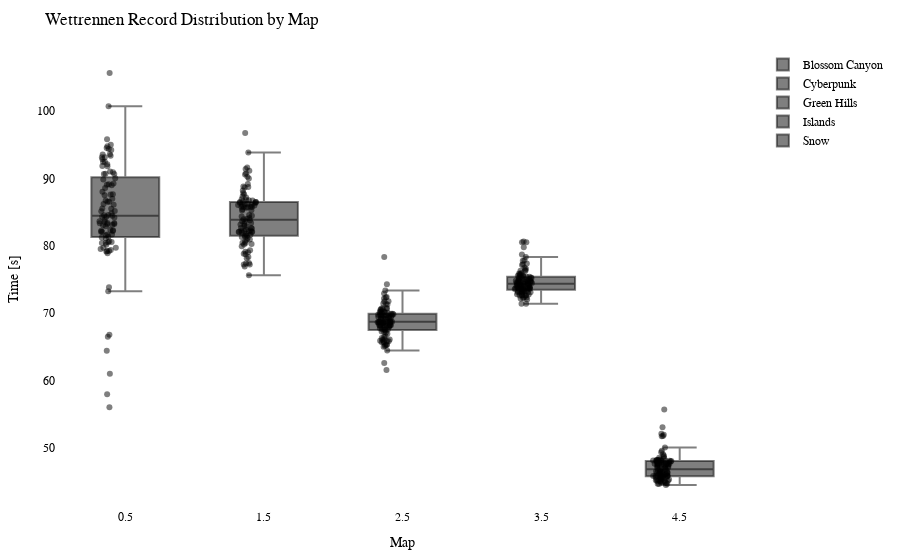

Notebook code for this chart:
### Code cell
import plotly.graph_objects as go
import plotly.io as pio

df = getRecordsDataframe(minigame="Wettrennen")

# Calculate the offset for centering the data points
num_columns = len(df.columns)
offset = 0.5

# Create a Swarm plot using Plotly
fig = go.Figure()

for i, column in enumerate(df.columns):
    x_values = [i + offset] * len(df[column])  # Adjust x-values with offset for horizontal centering
    fig.add_trace(go.Box(x=x_values,
                         y=df[column],
                         name=column,
                         boxpoints='all',
                         pointpos=-0.5,  # Adjust point position to prevent overlapping
                         marker=dict(color='rgba(0,0,0,0.5)', size=6),  # Adjust marker color and size
                         hovertext=df.index,
                         hoverinfo='text+y'))

fig.update_layout(title="Wettrennen Record Distribution by Map",
                  xaxis=dict(title="Map"),
                  yaxis=dict(title="Time [s]"),
                  showlegend=True,
                  font=dict(family="Arial", size=12, color="black"),  # Customize font
                  plot_bgcolor="white",  # Set background color
                  margin=dict(l=50, r=50, t=50, b=50),  # Adjust margins for better layout
                  )

pio.show(fig)

pio.write_html(fig, "out/wettr_swarm_plot.html")

### Figure 1 — Plotly figure (JSON) as saved in the notebook; plotly's stock layout.template omitted (floating-point values rounded to 4 significant figures)
{"data": [{"boxpoints": "all", "hoverinfo": "text+y", "hovertext": ["20LeRe10", "2wc", "agowskyy", "Allooy", "Anni808", "Axollotel", "bawskey", "BusinessBent", "ByNetherdude", "byTobi", "cediiiiii_10", "Chander24", "Chrisi20101", "crocodile1870", "cxl1lo", "DarkCobweb", "deadfiight", "DerBaumIstDerWeg", "Dokkkkko", "Ex4cted", "Falke23_5", "Feinberg", "ffawks", "Fflopse", "ForceFox", "Freeeedom", "frutigall", "GamemasterNiki", "GeneralEnte06", "Gerrygames", "Gobo9", "GrafikKatze", "Grapfen", "Gummibearchen", "H1ghsay", "h4nnes", "Harold_Sensemann", "HerrDante", "Jan2220", "JennieKim", "jimmi1410", "JOW23", "Joy_8oy", "KakaMC", "Kanickelul", "Keenaai", "Kokochampi", "Kokochampo", "Kopfradio", "Krusti", "Kyuudo", "La_meleagro", "LeWi_100", "lizsyy", "LordAlexos", "loukrativ", "Lubottus", "Luis_XYZ", "M0orey_0", "marbrueck", "Martomias", "Mincheeen", "MrNulfred", "Mvsk_", "myshq", "Nexilus", "Ninivee", "officialryzon", "Oronor", "PedroZockt", "Picutar", "PixlNight", "PolizeiDreamy", "Radattel", "Radiokopf", "Raefinzs", "Ritokii", "Sackkerl", "SB387", "ScreamingBlatz", "Sebi1801", "Seemops_8", "Sey__", "Shiewk", "Snitcherella", "SpeckyCut", "StaudammAusHolz", "TheBreadHD", "TheFabo", "Tomiokey", "twitchparaskiill", "Txlentierter", "T_Niko_T", "Umgfoin", "WachtelWachtel", "WirdNichtGeladen", "Wissender", "xBaumeisterin", "xX_Dima_ggg_Xx6", "xX_Masha_ggg_Xx9", "yzvm", "_n3d", "_Waldi_"], "marker": {"color": "rgba(0,0,0,0.5)", "size": 6}, "name": "Blossom Canyon", "pointpos": -0.5, "type": "box", "x": [0.5, 0.5, 0.5, 0.5, 0.5, 0.5, 0.5, 0.5, 0.5, 0.5, 0.5, 0.5, 0.5, 0.5, 0.5, 0.5, 0.5, 0.5, 0.5, 0.5, 0.5, 0.5, 0.5, 0.5, 0.5, 0.5, 0.5, 0.5, 0.5, 0.5, 0.5, 0.5, 0.5, 0.5, 0.5, 0.5, 0.5, 0.5, 0.5, 0.5, 0.5, 0.5, 0.5, 0.5, 0.5, 0.5, 0.5, 0.5, 0.5, 0.5, 0.5, 0.5, 0.5, 0.5, 0.5, 0.5, 0.5, 0.5, 0.5, 0.5, 0.5, 0.5, 0.5, 0.5, 0.5, 0.5, 0.5, 0.5, 0.5, 0.5, 0.5, 0.5, 0.5, 0.5, 0.5, 0.5, 0.5, 0.5, 0.5, 0.5, 0.5, 0.5, 0.5, 0.5, 0.5, 0.5, 0.5, 0.5, 0.5, 0.5, 0.5, 0.5, 0.5, 0.5, 0.5, 0.5, 0.5, 0.5, 0.5, 0.5, 0.5, 0.5, 0.5], "y": [88.01, 94.99, 90.64, 90.67, 82.91, 90.02, 81.66, 94.5, null, 88.57, 78.88, 87.48, 82.06, 83.21, 83.1, 91.03, 92.47, 89.85, 85.16, 81.09, 89.06, null, 79.72, 56.03, 89.25, 79.52, 89.11, 83.22, 73.25, 94.35, 61.01, 79.69, 81.56, 64.39, 85.48, 84.31, 91.8, 80.57, 82.18, 86.54, 86.52, 84.58, 82.05, 85.55, null, 94.2, 93.57, 93.36, 86.73, 93.13, 80.15, 100.7, 57.95, 79.2, 90.66, 105.7, 80.45, 84.44, 84.54, 83.06, 83.39, 66.77, 83.58, 90.9, 79.16, 87.59, 82.23, 82.29, 94.76, 79.35, 73.84, 83.65, 95.8, 92.09, 84.81, 83.32, 92.43, 84.31, 83.39, 85.12, null, 82.36, 81.22, 80.39, 86.19, null, 92.86, 93.56, null, 88.99, 93.15, 80.66, 86.98, 81.31, 81.66, 86.08, 84.2, 66.49, 83.86, 87.63, 79.21, 80.53, 91.83]}, {"boxpoints": "all", "hoverinfo": "text+y", "hovertext": ["20LeRe10", "2wc", "agowskyy", "Allooy", "Anni808", "Axollotel", "bawskey", "BusinessBent", "ByNetherdude", "byTobi", "cediiiiii_10", "Chander24", "Chrisi20101", "crocodile1870", "cxl1lo", "DarkCobweb", "deadfiight", "DerBaumIstDerWeg", "Dokkkkko", "Ex4cted", "Falke23_5", "Feinberg", "ffawks", "Fflopse", "ForceFox", "Freeeedom", "frutigall", "GamemasterNiki", "GeneralEnte06", "Gerrygames", "Gobo9", "GrafikKatze", "Grapfen", "Gummibearchen", "H1ghsay", "h4nnes", "Harold_Sensemann", "HerrDante", "Jan2220", "JennieKim", "jimmi1410", "JOW23", "Joy_8oy", "KakaMC", "Kanickelul", "Keenaai", "Kokochampi", "Kokochampo", "Kopfradio", "Krusti", "Kyuudo", "La_meleagro", "LeWi_100", "lizsyy", "LordAlexos", "loukrativ", "Lubottus", "Luis_XYZ", "M0orey_0", "marbrueck", "Martomias", "Mincheeen", "MrNulfred", "Mvsk_", "myshq", "Nexilus", "Ninivee", "officialryzon", "Oronor", "PedroZockt", "Picutar", "PixlNight", "PolizeiDreamy", "Radattel", "Radiokopf", "Raefinzs", "Ritokii", "Sackkerl", "SB387", "ScreamingBlatz", "Sebi1801", "Seemops_8", "Sey__", "Shiewk", "Snitcherella", "SpeckyCut", "StaudammAusHolz", "TheBreadHD", "TheFabo", "Tomiokey", "twitchparaskiill", "Txlentierter", "T_Niko_T", "Umgfoin", "WachtelWachtel", "WirdNichtGeladen", "Wissender", "xBaumeisterin", "xX_Dima_ggg_Xx6", "xX_Masha_ggg_Xx9", "yzvm", "_n3d", "_Waldi_"], "marker": {"color": "rgba(0,0,0,0.5)", "size": 6}, "name": "Cyberpunk", "pointpos": -0.5, "type": "box", "x": [1.5, 1.5, 1.5, 1.5, 1.5, 1.5, 1.5, 1.5, 1.5, 1.5, 1.5, 1.5, 1.5, 1.5, 1.5, 1.5, 1.5, 1.5, 1.5, 1.5, 1.5, 1.5, 1.5, 1.5, 1.5, 1.5, 1.5, 1.5, 1.5, 1.5, 1.5, 1.5, 1.5, 1.5, 1.5, 1.5, 1.5, 1.5, 1.5, 1.5, 1.5, 1.5, 1.5, 1.5, 1.5, 1.5, 1.5, 1.5, 1.5, 1.5, 1.5, 1.5, 1.5, 1.5, 1.5, 1.5, 1.5, 1.5, 1.5, 1.5, 1.5, 1.5, 1.5, 1.5, 1.5, 1.5, 1.5, 1.5, 1.5, 1.5, 1.5, 1.5, 1.5, 1.5, 1.5, 1.5, 1.5, 1.5, 1.5, 1.5, 1.5, 1.5, 1.5, 1.5, 1.5, 1.5, 1.5, 1.5, 1.5, 1.5, 1.5, 1.5, 1.5, 1.5, 1.5, 1.5, 1.5, 1.5, 1.5, 1.5, 1.5, 1.5, 1.5], "y": [90.74, 86.5, 86.55, 85.22, 81.29, 82.65, 82.12, 88.78, null, 85.96, 78.8, 86.5, 81.63, 84.11, 83.38, 82.16, 89.15, 81.73, 82.56, 80.89, 89.96, 86.17, 79.91, 75.62, 86.4, 80.39, 83.65, 82.21, 79.34, 81.29, 77.44, 82.4, 81.48, 76.92, 85.76, 84.34, 82.65, 80.25, 81.96, 86.1, 85.72, 82.03, 85.78, 82.09, null, 86.1, 91.4, 91.62, 96.73, 86.04, 77.37, 88.21, 82.27, 79.05, 85.66, 91.14, 83.64, 85.28, 84.57, 87.15, 82.07, 81.49, 86.33, 85.43, 77.2, 85.79, 82.86, null, 86.48, 78.35, 81.14, 83.14, 90.23, 86.89, 90.57, 82.95, 86.78, 84.44, 83.22, 83.92, null, 88.72, 78.16, 80.58, 80.44, 93.86, 87.35, 88.65, 87.82, 86.22, 86.75, null, 85.74, 80.17, 77.23, 83.99, 82.06, 80.94, 83.78, 86.7, 79.11, 78.75, 87.64]}, {"boxpoints": "all", "hoverinfo": "text+y", "hovertext": ["20LeRe10", "2wc", "agowskyy", "Allooy", "Anni808", "Axollotel", "bawskey", "BusinessBent", "ByNetherdude", "byTobi", "cediiiiii_10", "Chander24", "Chrisi20101", "crocodile1870", "cxl1lo", "DarkCobweb", "deadfiight", "DerBaumIstDerWeg", "Dokkkkko", "Ex4cted", "Falke23_5", "Feinberg", "ffawks", "Fflopse", "ForceFox", "Freeeedom", "frutigall", "GamemasterNiki", "GeneralEnte06", "Gerrygames", "Gobo9", "GrafikKatze", "Grapfen", "Gummibearchen", "H1ghsay", "h4nnes", "Harold_Sensemann", "HerrDante", "Jan2220", "JennieKim", "jimmi1410", "JOW23", "Joy_8oy", "KakaMC", "Kanickelul", "Keenaai", "Kokochampi", "Kokochampo", "Kopfradio", "Krusti", "Kyuudo", "La_meleagro", "LeWi_100", "lizsyy", "LordAlexos", "loukrativ", "Lubottus", "Luis_XYZ", "M0orey_0", "marbrueck", "Martomias", "Mincheeen", "MrNulfred", "Mvsk_", "myshq", "Nexilus", "Ninivee", "officialryzon", "Oronor", "PedroZockt", "Picutar", "PixlNight", "PolizeiDreamy", "Radattel", "Radiokopf", "Raefinzs", "Ritokii", "Sackkerl", "SB387", "ScreamingBlatz", "Sebi1801", "Seemops_8", "Sey__", "Shiewk", "Snitcherella", "SpeckyCut", "StaudammAusHolz", "TheBreadHD", "TheFabo", "Tomiokey", "twitchparaskiill", "Txlentierter", "T_Niko_T", "Umgfoin", "WachtelWachtel", "WirdNichtGeladen", "Wissender", "xBaumeisterin", "xX_Dima_ggg_Xx6", "xX_Masha_ggg_Xx9", "yzvm", "_n3d", "_Waldi_"], "marker": {"color": "rgba(0,0,0,0.5)", "size": 6}, "name": "Green Hills", "pointpos": -0.5, "type": "box", "x": [2.5, 2.5, 2.5, 2.5, 2.5, 2.5, 2.5, 2.5, 2.5, 2.5, 2.5, 2.5, 2.5, 2.5, 2.5, 2.5, 2.5, 2.5, 2.5, 2.5, 2.5, 2.5, 2.5, 2.5, 2.5, 2.5, 2.5, 2.5, 2.5, 2.5, 2.5, 2.5, 2.5, 2.5, 2.5, 2.5, 2.5, 2.5, 2.5, 2.5, 2.5, 2.5, 2.5, 2.5, 2.5, 2.5, 2.5, 2.5, 2.5, 2.5, 2.5, 2.5, 2.5, 2.5, 2.5, 2.5, 2.5, 2.5, 2.5, 2.5, 2.5, 2.5, 2.5, 2.5, 2.5, 2.5, 2.5, 2.5, 2.5, 2.5, 2.5, 2.5, 2.5, 2.5, 2.5, 2.5, 2.5, 2.5, 2.5, 2.5, 2.5, 2.5, 2.5, 2.5, 2.5, 2.5, 2.5, 2.5, 2.5, 2.5, 2.5, 2.5, 2.5, 2.5, 2.5, 2.5, 2.5, 2.5, 2.5, 2.5, 2.5, 2.5, 2.5], "y": [72.91, 66.46, 69.39, 70.74, 68.51, 71.75, 68.13, 72.19, 72.38, 68.71, 64.44, 72.31, 68.72, 69.35, 68.17, 68.64, 70.44, 68.59, 68.66, 65.83, 68.91, 68.72, 66.08, 65.25, 70.64, 66.57, 68.76, 69.47, 67.17, 61.56, 62.59, 68.7, 67.75, 65.82, 70.21, 67.61, 68.2, 65.0, 68.18, 69.25, 69.74, 67.11, 69.89, 65.83, 71.73, 68.74, 70.61, 70.17, 71.28, 69.21, 66.1, 69.67, 65.34, 65.91, 70.06, 78.34, 67.27, 68.7, 70.13, 70.29, 67.59, 68.22, 69.66, 70.57, 66.31, 68.15, 69.16, null, 69.36, 65.1, 68.19, 67.93, 69.66, 69.26, 69.84, 69.83, 68.53, 70.16, 68.65, 68.73, 71.34, 69.43, 67.46, 66.06, 73.36, 70.7, 69.63, 74.3, 71.43, 69.89, 68.38, null, 65.64, 66.94, 68.1, 68.28, 67.58, 67.51, 69.9, 69.67, 65.26, 65.67, 68.09]}, {"boxpoints": "all", "hoverinfo": "text+y", "hovertext": ["20LeRe10", "2wc", "agowskyy", "Allooy", "Anni808", "Axollotel", "bawskey", "BusinessBent", "ByNetherdude", "byTobi", "cediiiiii_10", "Chander24", "Chrisi20101", "crocodile1870", "cxl1lo", "DarkCobweb", "deadfiight", "DerBaumIstDerWeg", "Dokkkkko", "Ex4cted", "Falke23_5", "Feinberg", "ffawks", "Fflopse", "ForceFox", "Freeeedom", "frutigall", "GamemasterNiki", "GeneralEnte06", "Gerrygames", "Gobo9", "GrafikKatze", "Grapfen", "Gummibearchen", "H1ghsay", "h4nnes", "Harold_Sensemann", "HerrDante", "Jan2220", "JennieKim", "jimmi1410", "JOW23", "Joy_8oy", "KakaMC", "Kanickelul", "Keenaai", "Kokochampi", "Kokochampo", "Kopfradio", "Krusti", "Kyuudo", "La_meleagro", "LeWi_100", "lizsyy", "LordAlexos", "loukrativ", "Lubottus", "Luis_XYZ", "M0orey_0", "marbrueck", "Martomias", "Mincheeen", "MrNulfred", "Mvsk_", "myshq", "Nexilus", "Ninivee", "officialryzon", "Oronor", "PedroZockt", "Picutar", "PixlNight", "PolizeiDreamy", "Radattel", "Radiokopf", "Raefinzs", "Ritokii", "Sackkerl", "SB387", "ScreamingBlatz", "Sebi1801", "Seemops_8", "Sey__", "Shiewk", "Snitcherella", "SpeckyCut", "StaudammAusHolz", "TheBreadHD", "TheFabo", "Tomiokey", "twitchparaskiill", "Txlentierter", "T_Niko_T", "Umgfoin", "WachtelWachtel", "WirdNichtGeladen", "Wissender", "xBaumeisterin", "xX_Dima_ggg_Xx6", "xX_Masha_ggg_Xx9", "yzvm", "_n3d", "_Waldi_"], "marker": {"color": "rgba(0,0,0,0.5)", "size": 6}, "name": "Islands", "pointpos": -0.5, "type": "box", "x": [3.5, 3.5, 3.5, 3.5, 3.5, 3.5, 3.5, 3.5, 3.5, 3.5, 3.5, 3.5, 3.5, 3.5, 3.5, 3.5, 3.5, 3.5, 3.5, 3.5, 3.5, 3.5, 3.5, 3.5, 3.5, 3.5, 3.5, 3.5, 3.5, 3.5, 3.5, 3.5, 3.5, 3.5, 3.5, 3.5, 3.5, 3.5, 3.5, 3.5, 3.5, 3.5, 3.5, 3.5, 3.5, 3.5, 3.5, 3.5, 3.5, 3.5, 3.5, 3.5, 3.5, 3.5, 3.5, 3.5, 3.5, 3.5, 3.5, 3.5, 3.5, 3.5, 3.5, 3.5, 3.5, 3.5, 3.5, 3.5, 3.5, 3.5, 3.5, 3.5, 3.5, 3.5, 3.5, 3.5, 3.5, 3.5, 3.5, 3.5, 3.5, 3.5, 3.5, 3.5, 3.5, 3.5, 3.5, 3.5, 3.5, 3.5, 3.5, 3.5, 3.5, 3.5, 3.5, 3.5, 3.5, 3.5, 3.5, 3.5, 3.5, 3.5, 3.5], "y": [77.24, 72.8, 76.29, 74.27, 73.67, 73.99, 74.08, 75.3, null, 73.77, 71.41, 75.74, 73.99, 73.85, 74.99, 73.09, 75.61, 73.43, 75.52, 72.78, 74.57, 74.75, 72.97, 72.62, 74.17, 73.08, 74.97, 74.46, 73.85, 73.1, 72.02, 75.42, 73.45, 73.51, 75.39, 74.1, 74.75, 72.17, 74.33, 73.66, 76.29, 72.64, 75.04, 72.6, 80.52, 75.82, 75.54, 78.72, 74.76, 77.15, 73.75, 80.52, 72.24, 72.6, 75.56, 77.84, 72.33, 74.94, 74.7, 74.5, 73.57, 73.82, 75.04, 74.62, 71.37, 74.64, 73.22, 75.2, 74.64, 73.1, 73.54, 73.58, 75.28, 74.37, 76.72, 75.41, 78.33, 73.69, 73.59, 74.11, 80.62, 74.79, 73.28, 73.14, 74.28, 75.89, 74.36, 77.76, 79.79, 77.36, 76.59, 74.16, 75.97, 73.27, 73.69, 74.53, 72.7, 73.14, 74.72, 76.4, 72.33, 73.83, 74.84]}, {"boxpoints": "all", "hoverinfo": "text+y", "hovertext": ["20LeRe10", "2wc", "agowskyy", "Allooy", "Anni808", "Axollotel", "bawskey", "BusinessBent", "ByNetherdude", "byTobi", "cediiiiii_10", "Chander24", "Chrisi20101", "crocodile1870", "cxl1lo", "DarkCobweb", "deadfiight", "DerBaumIstDerWeg", "Dokkkkko", "Ex4cted", "Falke23_5", "Feinberg", "ffawks", "Fflopse", "ForceFox", "Freeeedom", "frutigall", "GamemasterNiki", "GeneralEnte06", "Gerrygames", "Gobo9", "GrafikKatze", "Grapfen", "Gummibearchen", "H1ghsay", "h4nnes", "Harold_Sensemann", "HerrDante", "Jan2220", "JennieKim", "jimmi1410", "JOW23", "Joy_8oy", "KakaMC", "Kanickelul", "Keenaai", "Kokochampi", "Kokochampo", "Kopfradio", "Krusti", "Kyuudo", "La_meleagro", "LeWi_100", "lizsyy", "LordAlexos", "loukrativ", "Lubottus", "Luis_XYZ", "M0orey_0", "marbrueck", "Martomias", "Mincheeen", "MrNulfred", "Mvsk_", "myshq", "Nexilus", "Ninivee", "officialryzon", "Oronor", "PedroZockt", "Picutar", "PixlNight", "PolizeiDreamy", "Radattel", "Radiokopf", "Raefinzs", "Ritokii", "Sackkerl", "SB387", "ScreamingBlatz", "Sebi1801", "Seemops_8", "Sey__", "Shiewk", "Snitcherella", "SpeckyCut", "StaudammAusHolz", "TheBreadHD", "TheFabo", "Tomiokey", "twitchparaskiill", "Txlentierter", "T_Niko_T", "Umgfoin", "WachtelWachtel", "WirdNichtGeladen", "Wissender", "xBaumeisterin", "xX_Dima_ggg_Xx6", "xX_Masha_ggg_Xx9", "yzvm", "_n3d", "_Waldi_"], "marker": {"color": "rgba(0,0,0,0.5)", "size": 6}, "name": "Snow", "pointpos": -0.5, "type": "box", "x": [4.5, 4.5, 4.5, 4.5, 4.5, 4.5, 4.5, 4.5, 4.5, 4.5, 4.5, 4.5, 4.5, 4.5, 4.5, 4.5, 4.5, 4.5, 4.5, 4.5, 4.5, 4.5, 4.5, 4.5, 4.5, 4.5, 4.5, 4.5, 4.5, 4.5, 4.5, 4.5, 4.5, 4.5, 4.5, 4.5, 4.5, 4.5, 4.5, 4.5, 4.5, 4.5, 4.5, 4.5, 4.5, 4.5, 4.5, 4.5, 4.5, 4.5, 4.5, 4.5, 4.5, 4.5, 4.5, 4.5, 4.5, 4.5, 4.5, 4.5, 4.5, 4.5, 4.5, 4.5, 4.5, 4.5, 4.5, 4.5, 4.5, 4.5, 4.5, 4.5, 4.5, 4.5, 4.5, 4.5, 4.5, 4.5, 4.5, 4.5, 4.5, 4.5, 4.5, 4.5, 4.5, 4.5, 4.5, 4.5, 4.5, 4.5, 4.5, 4.5, 4.5, 4.5, 4.5, 4.5, 4.5, 4.5, 4.5, 4.5, 4.5, 4.5, 4.5], "y": [48.05, 44.78, 48.83, 48.16, 46.5, 47.57, 46.42, 48.46, 55.7, 48.08, 44.68, 52.08, 48.27, 47.79, 46.67, 46.3, 48.19, 45.81, 46.13, 45.21, 46.33, 51.73, 45.0, 44.64, 53.07, 45.21, 47.07, 47.54, 44.97, 45.85, 44.47, 45.1, 45.77, 45.13, 48.13, 46.17, 47.3, 45.06, 45.86, 45.77, 47.86, 46.51, 48.07, 45.83, 50.04, 47.12, 51.93, 49.33, 49.55, 47.65, 46.51, 48.68, 45.31, 44.67, 47.31, null, 45.48, 46.28, 48.12, 46.79, 45.62, 45.8, 48.15, 48.12, 44.88, 47.18, 45.62, null, 47.81, 45.3, 46.0, 45.96, 47.71, 47.87, 47.46, 46.54, 47.39, 46.47, 47.52, 47.59, 48.05, 46.1, 45.79, 45.52, 47.06, 47.59, 46.78, 51.75, 47.96, 48.05, 46.89, null, 47.62, 45.49, 45.03, 47.57, 45.88, 45.62, 48.51, 49.05, 44.77, 45.29, 48.2]}], "layout": {"font": {"color": "black", "family": "Arial", "size": 12}, "margin": {"b": 50, "l": 50, "r": 50, "t": 50}, "plot_bgcolor": "white", "showlegend": true, "title": {"text": "Wettrennen Record Distribution by Map"}, "xaxis": {"title": {"text": "Map"}}, "yaxis": {"title": {"text": "Time [s]"}}}}
